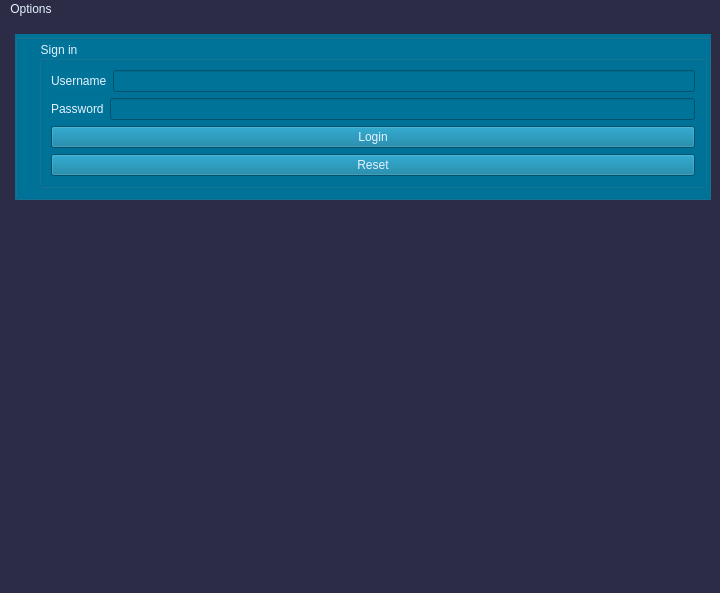
<?xml version="1.0" encoding="UTF-8"?>
<ui version="4.0">
 <class>MainWindow</class>
 <widget class="QMainWindow" name="MainWindow">
  <property name="geometry">
   <rect>
    <x>0</x>
    <y>0</y>
    <width>720</width>
    <height>593</height>
   </rect>
  </property>
  <property name="sizePolicy">
   <sizepolicy hsizetype="Minimum" vsizetype="Fixed">
    <horstretch>0</horstretch>
    <verstretch>0</verstretch>
   </sizepolicy>
  </property>
  <property name="windowTitle">
   <string>MainWindow</string>
  </property>
  <property name="styleSheet">
   <string notr="true">color: #e6f2ff;
background-color: #2c2c47;
</string>
  </property>
  <property name="iconSize">
   <size>
    <width>24</width>
    <height>10</height>
   </size>
  </property>
  <widget class="QWidget" name="centralwidget">
   <layout class="QFormLayout" name="formLayout_4">
    <item row="0" column="0">
     <layout class="QGridLayout" name="gridLayout_3"/>
    </item>
    <item row="1" column="1">
     <widget class="QGroupBox" name="groupBox">
      <property name="styleSheet">
       <string>color: #e6f2ff;
background-color: #007399;
border-color: #034b33;</string>
      </property>
      <layout class="QHBoxLayout" name="horizontalLayout_11">
       <property name="spacing">
        <number>6</number>
       </property>
       <property name="leftMargin">
        <number>2</number>
       </property>
       <property name="topMargin">
        <number>1</number>
       </property>
       <property name="rightMargin">
        <number>1</number>
       </property>
       <item>
        <widget class="QLabel" name="label_login">
         <property name="styleSheet">
          <string>color: #e6f2ff;
background-color: #007399;
border-color: #034b33;</string>
         </property>
         <property name="text">
          <string/>
         </property>
        </widget>
       </item>
       <item>
        <layout class="QFormLayout" name="formLayout">
         <item row="0" column="1">
          <widget class="QGroupBox" name="groupBox">
           <property name="styleSheet">
            <string notr="true">color: #e6f2ff;
background-color: #007399;
border-color: #034b33;</string>
           </property>
           <property name="title">
            <string>Sign in</string>
           </property>
           <layout class="QVBoxLayout" name="verticalLayout_2">
            <item>
             <layout class="QVBoxLayout" name="verticalLayout">
              <item>
               <layout class="QHBoxLayout" name="horizontalLayout">
                <item>
                 <widget class="QLabel" name="label_username">
                  <property name="styleSheet">
                   <string notr="true">color: #e6f2ff;
background-color: #007399;
border-color: #034b33;</string>
                  </property>
                  <property name="text">
                   <string>Username</string>
                  </property>
                 </widget>
                </item>
                <item>
                 <widget class="QLineEdit" name="lineEdit_username">
                  <property name="styleSheet">
                   <string notr="true">color: #e6f2ff;
background-color: #007399;
border-color: #034b33;</string>
                  </property>
                 </widget>
                </item>
               </layout>
              </item>
              <item>
               <layout class="QHBoxLayout" name="horizontalLayout_2">
                <item>
                 <widget class="QLabel" name="label_password">
                  <property name="styleSheet">
                   <string notr="true">color: #e6f2ff;
background-color: #007399;
border-color: #034b33;</string>
                  </property>
                  <property name="text">
                   <string>Password</string>
                  </property>
                 </widget>
                </item>
                <item>
                 <widget class="QLineEdit" name="lineEdit_password">
                  <property name="styleSheet">
                   <string>color: #e6f2ff;
background-color: #007399;
border-color: #034b33;</string>
                  </property>
                  <property name="echoMode">
                   <enum>QLineEdit::Password</enum>
                  </property>
                 </widget>
                </item>
               </layout>
              </item>
             </layout>
            </item>
            <item>
             <widget class="QPushButton" name="pushButton_login">
              <property name="cursor">
               <cursorShape>PointingHandCursor</cursorShape>
              </property>
              <property name="styleSheet">
               <string notr="true">color: #e6f2ff;
background-color: #007399;
border-color: #034b33;</string>
              </property>
              <property name="text">
               <string>Login</string>
              </property>
             </widget>
            </item>
            <item>
             <widget class="QPushButton" name="pushButton_reset">
              <property name="cursor">
               <cursorShape>PointingHandCursor</cursorShape>
              </property>
              <property name="styleSheet">
               <string notr="true">color: #e6f2ff;
background-color: #007399;
border-color: #034b33;</string>
              </property>
              <property name="text">
               <string>Reset</string>
              </property>
             </widget>
            </item>
           </layout>
          </widget>
         </item>
        </layout>
       </item>
      </layout>
     </widget>
    </item>
   </layout>
  </widget>
  <widget class="QMenuBar" name="menubar">
   <property name="geometry">
    <rect>
     <x>0</x>
     <y>0</y>
     <width>720</width>
     <height>20</height>
    </rect>
   </property>
   <widget class="QMenu" name="menuQuit">
    <property name="title">
     <string>Options</string>
    </property>
    <addaction name="actionQuit"/>
    <addaction name="actionHelp"/>
   </widget>
   <addaction name="menuQuit"/>
  </widget>
  <widget class="QStatusBar" name="statusbar"/>
  <action name="actionQuit">
   <property name="icon">
    <iconset resource="res.qrc">
     <normaloff>:/img/images/quit.png</normaloff>:/img/images/quit.png</iconset>
   </property>
   <property name="text">
    <string>Quit</string>
   </property>
  </action>
  <action name="actionHelp">
   <property name="icon">
    <iconset resource="res.qrc">
     <normaloff>:/img/images/help.png</normaloff>:/img/images/help.png</iconset>
   </property>
   <property name="text">
    <string>Help</string>
   </property>
  </action>
 </widget>
 <resources>
  <include location="res.qrc"/>
 </resources>
 <connections/>
</ui>
